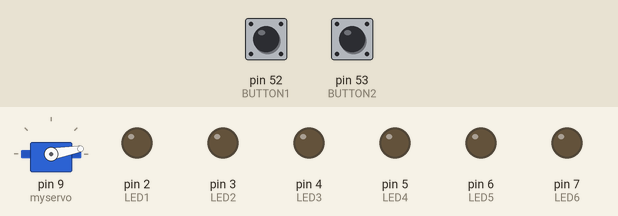
The sketch below on a simulated Arduino Mega 2560, built with avr-gcc and run on an emulated ATmega2560. On the bench: servo, output pins drawn as LEDs (lit = HIGH). Dashed ring = blinking. Inputs (shaded band) come from the test bench; at power-on: pin 52 (BUTTON1) LOW, pin 53 (BUTTON2) LOW.

Above: at 2.2 s.
2.3 s: pin 52 (BUTTON1) pulled HIGH for 0.15 s
At 2.9 s:
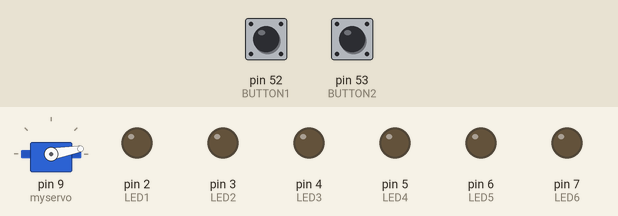
5.3 s: pin 53 (BUTTON2) pulled HIGH for 0.15 s
At 5.45 s:
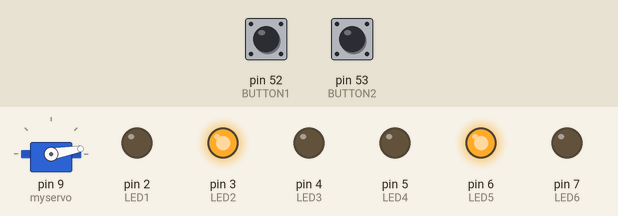
7.1 s: pin 53 (BUTTON2) pulled HIGH for 3.2 s
At 7.35 s:
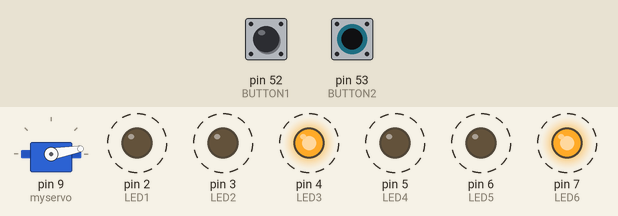
11.8 s: pin 52 (BUTTON1) pulled HIGH for 3.2 s
At 16.1 s:
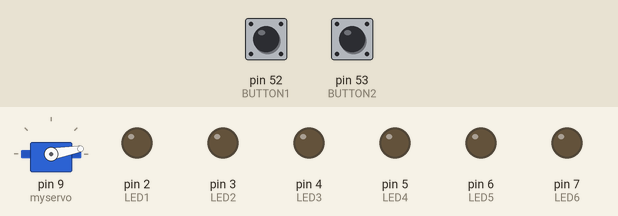
Timing chart, 0 to 17.5 s (numbered marks = the images above; inputs shaded):
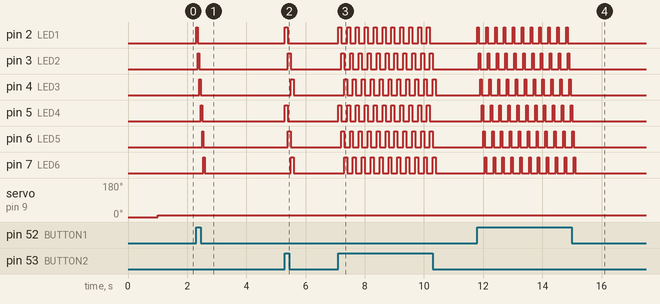

Measured:
- after the input at 2.3 s, pin 2 (LED1): LOW → HIGH at once, → LOW 0.05 s later; pin 3 (LED2): LOW → HIGH after 0.05 s, → LOW 0.05 s later; pin 4 (LED3): LOW → HIGH after 0.10 s, → LOW 0.05 s later; pin 5 (LED4): LOW → HIGH after 0.15 s, → LOW 0.05 s later; pin 6 (LED5): LOW → HIGH after 0.20 s, → LOW 0.05 s later
- after the input at 5.3 s, pin 2 (LED1), pin 5 (LED4): LOW → HIGH at once, → LOW 0.10 s later; pin 3 (LED2), pin 6 (LED5): LOW → HIGH after 0.10 s, → LOW 0.10 s later; pin 4 (LED3), pin 7 (LED6): LOW → HIGH after 0.20 s, → LOW 0.10 s later
- after the input at 7.1 s, pin 2 (LED1): alternates HIGH for 0.10 s and LOW for 0.20 s, 22 changes in all, then stays LOW, starting at once; pin 3 (LED2): alternates HIGH for 0.10 s and LOW for 0.20 s, 22 changes in all, then stays LOW, starting after 0.10 s
- after the input at 11.8 s, pin 2 (LED1): alternates HIGH for 0.05 s and LOW for 0.25 s, 22 changes in all, then stays LOW, starting at once; pin 3 (LED2): alternates HIGH for 0.05 s and LOW for 0.25 s, 22 changes in all, then stays LOW, starting after 0.05 s

The sketch:

_6_LED_flash.ino
```cpp
  #include <Servo.h>

  #define LED1 2
  #define LED2 3
  #define LED3 4
  #define LED4 5
  #define LED5 6
  #define LED6 7

  #define BUTTON1 52
  #define BUTTON2 53

  Servo myservo;

void flashAll(){
  //while(not(digitalRead(BUTTON1)||digitalRead(BUTTON2))){
    for(int i = 0; i < 6; i++){
    digitalWrite(i+2, HIGH);
    delay(50);
    digitalWrite(i+2, LOW);
    }
  //}
  return 0;
}

void flashColors(){
  //while(not(digitalRead(BUTTON1)||digitalRead(BUTTON2))){
    for(int i = 0; i < 3; i++){
      digitalWrite(i+2, HIGH);
      digitalWrite(i+5, HIGH);
      delay(100);
      digitalWrite(i+2, LOW);
      digitalWrite(i+5, LOW);
    }
  //}
  return 0;
}

void setup() {
  pinMode(LED1, OUTPUT);
  pinMode(LED2, OUTPUT);
  pinMode(LED3, OUTPUT);
  pinMode(LED4, OUTPUT);
  pinMode(LED5, OUTPUT);
  pinMode(LED6, OUTPUT);

  pinMode(BUTTON1, INPUT);
  pinMode(BUTTON2, INPUT);

  myservo.attach(9);//attachs the servo on pin 9 to servo object
  myservo.write(0);//back to 0 degrees
  delay(1000);//wait for a second
}

void loop() {
  while(1){
    if(digitalRead(BUTTON1))
      flashAll();
    if(digitalRead(BUTTON2))
      flashColors();

    myservo.write(10);//back to 0 degrees

  }
}
```
